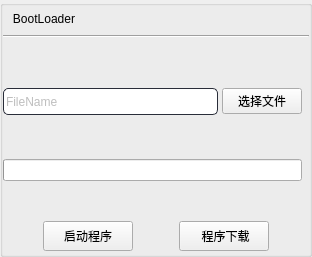
       <widget class="QGroupBox" name="groupBox">
        <property name="styleSheet">
         <string notr="true">QLineEdit{
	border:1px solid rgb(41,45,57);
	height:25px;
	width:100px;
	border-radius:5px;
}
QLineEdit:hover{
	border:1px solid rgb(0,149,255);
}
</string>
        </property>
        <property name="title">
         <string/>
        </property>
        <layout class="QVBoxLayout" name="verticalLayout_10" stretch="1,6,1">
         <property name="spacing">
          <number>6</number>
         </property>
         <property name="leftMargin">
          <number>0</number>
         </property>
         <property name="topMargin">
          <number>3</number>
         </property>
         <property name="rightMargin">
          <number>0</number>
         </property>
         <property name="bottomMargin">
          <number>3</number>
         </property>
         <item>
          <layout class="QVBoxLayout" name="verticalLayout_8">
           <item>
            <widget class="QLabel" name="label_10">
             <property name="text">
              <string>   BootLoader</string>
             </property>
            </widget>
           </item>
           <item>
            <widget class="Line" name="line_3">
             <property name="sizePolicy">
              <sizepolicy hsizetype="Expanding" vsizetype="Fixed">
               <horstretch>0</horstretch>
               <verstretch>0</verstretch>
              </sizepolicy>
             </property>
             <property name="orientation">
              <enum>Qt::Horizontal</enum>
             </property>
            </widget>
           </item>
          </layout>
         </item>
         <item>
          <layout class="QVBoxLayout" name="verticalLayout_9" stretch="0,1,0,1,1">
           <property name="spacing">
            <number>4</number>
           </property>
           <property name="leftMargin">
            <number>0</number>
           </property>
           <property name="topMargin">
            <number>4</number>
           </property>
           <property name="rightMargin">
            <number>7</number>
           </property>
           <property name="bottomMargin">
            <number>0</number>
           </property>
           <item>
            <spacer name="verticalSpacer_2">
             <property name="orientation">
              <enum>Qt::Vertical</enum>
             </property>
             <property name="sizeHint" stdset="0">
              <size>
               <width>20</width>
               <height>40</height>
              </size>
             </property>
            </spacer>
           </item>
           <item>
            <layout class="QHBoxLayout" name="horizontalLayout_20" stretch="5,1">
             <item>
              <widget class="QLineEdit" name="filenameedit">
               <property name="enabled">
                <bool>false</bool>
               </property>
               <property name="text">
                <string>FileName</string>
               </property>
              </widget>
             </item>
             <item>
              <widget class="QPushButton" name="openfile">
               <property name="text">
                <string>选择文件</string>
               </property>
              </widget>
             </item>
            </layout>
           </item>
           <item>
            <spacer name="verticalSpacer_3">
             <property name="orientation">
              <enum>Qt::Vertical</enum>
             </property>
             <property name="sizeHint" stdset="0">
              <size>
               <width>20</width>
               <height>40</height>
              </size>
             </property>
            </spacer>
           </item>
           <item>
            <widget class="QProgressBar" name="progressBar">
             <property name="styleSheet">
              <string notr="true">color: rgb(255, 255, 255);</string>
             </property>
             <property name="value">
              <number>0</number>
             </property>
            </widget>
           </item>
           <item>
            <spacer name="verticalSpacer">
             <property name="orientation">
              <enum>Qt::Vertical</enum>
             </property>
             <property name="sizeHint" stdset="0">
              <size>
               <width>20</width>
               <height>40</height>
              </size>
             </property>
            </spacer>
           </item>
          </layout>
         </item>
         <item>
          <layout class="QHBoxLayout" name="horizontalLayout_21" stretch="1,2,1,2,1">
           <item>
            <spacer name="horizontalSpacer_4">
             <property name="orientation">
              <enum>Qt::Horizontal</enum>
             </property>
             <property name="sizeHint" stdset="0">
              <size>
               <width>40</width>
               <height>20</height>
              </size>
             </property>
            </spacer>
           </item>
           <item>
            <widget class="QPushButton" name="datasendPtn">
             <property name="sizePolicy">
              <sizepolicy hsizetype="Fixed" vsizetype="Fixed">
               <horstretch>0</horstretch>
               <verstretch>0</verstretch>
              </sizepolicy>
             </property>
             <property name="minimumSize">
              <size>
               <width>90</width>
               <height>30</height>
              </size>
             </property>
             <property name="text">
              <string>启动程序</string>
             </property>
            </widget>
           </item>
           <item>
            <spacer name="horizontalSpacer_16">
             <property name="orientation">
              <enum>Qt::Horizontal</enum>
             </property>
             <property name="sizeHint" stdset="0">
              <size>
               <width>40</width>
               <height>20</height>
              </size>
             </property>
            </spacer>
           </item>
           <item>
            <widget class="QPushButton" name="remoteSend">
             <property name="sizePolicy">
              <sizepolicy hsizetype="Fixed" vsizetype="Fixed">
               <horstretch>0</horstretch>
               <verstretch>0</verstretch>
              </sizepolicy>
             </property>
             <property name="minimumSize">
              <size>
               <width>90</width>
               <height>30</height>
              </size>
             </property>
             <property name="text">
              <string> 程序下载</string>
             </property>
            </widget>
           </item>
           <item>
            <spacer name="horizontalSpacer_7">
             <property name="orientation">
              <enum>Qt::Horizontal</enum>
             </property>
             <property name="sizeHint" stdset="0">
              <size>
               <width>40</width>
               <height>20</height>
              </size>
             </property>
            </spacer>
           </item>
          </layout>
         </item>
        </layout>
       </widget>
